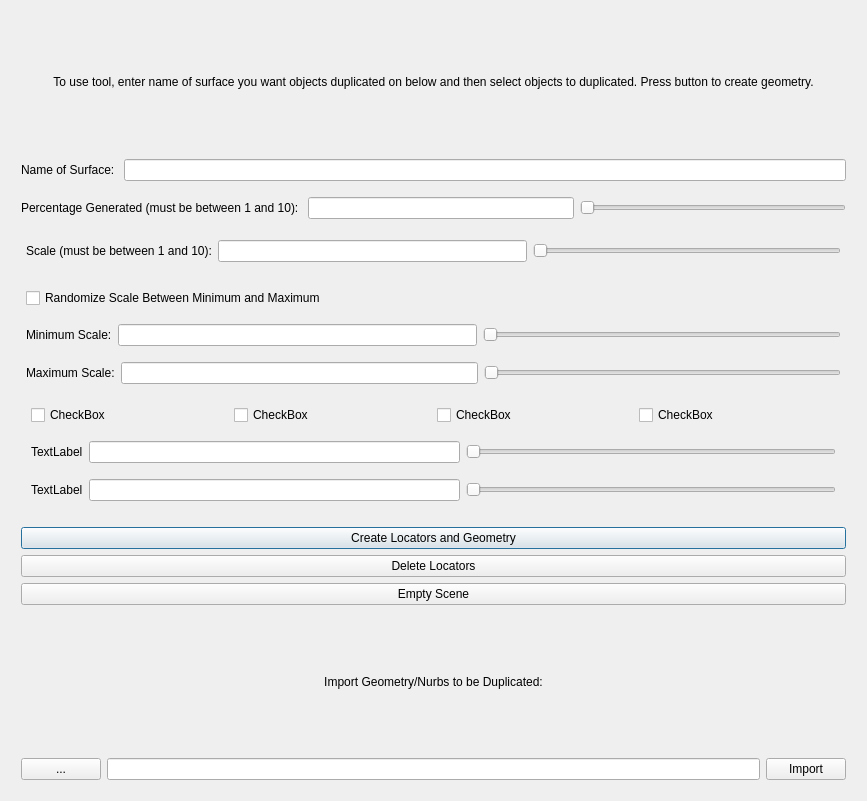
<?xml version="1.0" encoding="UTF-8"?>
<ui version="4.0">
 <class>Dialog</class>
 <widget class="QDialog" name="Dialog">
  <property name="geometry">
   <rect>
    <x>0</x>
    <y>0</y>
    <width>867</width>
    <height>801</height>
   </rect>
  </property>
  <property name="windowTitle">
   <string>Dialog</string>
  </property>
  <layout class="QGridLayout" name="gridLayout">
   <item row="0" column="0">
    <layout class="QVBoxLayout" name="verticalLayout_2">
     <property name="margin">
      <number>5</number>
     </property>
     <item>
      <widget class="QLabel" name="instructionsLabel">
       <property name="text">
        <string>To use tool, enter name of surface you want objects duplicated on below and then select objects to duplicated. Press button to create geometry.</string>
       </property>
       <property name="alignment">
        <set>Qt::AlignCenter</set>
       </property>
       <property name="wordWrap">
        <bool>true</bool>
       </property>
      </widget>
     </item>
     <item>
      <layout class="QHBoxLayout" name="horizontalLayout">
       <property name="margin">
        <number>5</number>
       </property>
       <item>
        <widget class="QLabel" name="nameOfSurfaceLabel">
         <property name="text">
          <string>Name of Surface: </string>
         </property>
        </widget>
       </item>
       <item>
        <widget class="QLineEdit" name="nameOfSurfaceLineEdit"/>
       </item>
      </layout>
     </item>
     <item>
      <layout class="QHBoxLayout" name="horizontalLayout_2">
       <property name="margin">
        <number>5</number>
       </property>
       <item>
        <widget class="QLabel" name="percentageGeneratedLabel">
         <property name="text">
          <string>Percentage Generated (must be between 1 and 10): </string>
         </property>
        </widget>
       </item>
       <item>
        <widget class="QLineEdit" name="percentageGeneratedLineEdit"/>
       </item>
       <item>
        <widget class="QSlider" name="percentageGeneratedHorizontalSlider">
         <property name="orientation">
          <enum>Qt::Horizontal</enum>
         </property>
        </widget>
       </item>
      </layout>
     </item>
     <item>
      <layout class="QHBoxLayout" name="horizontalLayout_4">
       <property name="margin">
        <number>10</number>
       </property>
       <item>
        <widget class="QLabel" name="scaleLabel">
         <property name="text">
          <string>Scale (must be between 1 and 10):</string>
         </property>
        </widget>
       </item>
       <item>
        <widget class="QLineEdit" name="scaleLineEdit"/>
       </item>
       <item>
        <widget class="QSlider" name="scaleHorizontalSlider">
         <property name="orientation">
          <enum>Qt::Horizontal</enum>
         </property>
        </widget>
       </item>
      </layout>
     </item>
     <item>
      <layout class="QVBoxLayout" name="verticalLayout_4">
       <property name="margin">
        <number>5</number>
       </property>
       <item>
        <layout class="QHBoxLayout" name="horizontalLayout_7">
         <property name="margin">
          <number>5</number>
         </property>
         <item>
          <widget class="QCheckBox" name="randomizeScaleCheckBox">
           <property name="text">
            <string>Randomize Scale Between Minimum and Maximum</string>
           </property>
          </widget>
         </item>
        </layout>
       </item>
       <item>
        <layout class="QHBoxLayout" name="horizontalLayout_3">
         <property name="margin">
          <number>5</number>
         </property>
         <item>
          <widget class="QLabel" name="minRandomizedScaleValueLabel">
           <property name="text">
            <string>Minimum Scale:</string>
           </property>
          </widget>
         </item>
         <item>
          <widget class="QLineEdit" name="minRandomizedScaleLineEdit"/>
         </item>
         <item>
          <widget class="QSlider" name="minRandomizedScaleValueHorizontalSlider">
           <property name="orientation">
            <enum>Qt::Horizontal</enum>
           </property>
          </widget>
         </item>
        </layout>
       </item>
       <item>
        <layout class="QHBoxLayout" name="horizontalLayout_6">
         <property name="margin">
          <number>5</number>
         </property>
         <item>
          <widget class="QLabel" name="maxRandomizedScaleValueLabel">
           <property name="text">
            <string>Maximum Scale:</string>
           </property>
          </widget>
         </item>
         <item>
          <widget class="QLineEdit" name="maxRandomizedScaleLineEdit"/>
         </item>
         <item>
          <widget class="QSlider" name="maxRandomizedScaleValueHorizontalSlider">
           <property name="orientation">
            <enum>Qt::Horizontal</enum>
           </property>
          </widget>
         </item>
        </layout>
       </item>
       <item>
        <layout class="QVBoxLayout" name="verticalLayout_5">
         <property name="margin">
          <number>5</number>
         </property>
         <item>
          <layout class="QHBoxLayout" name="horizontalLayout_8">
           <property name="margin">
            <number>5</number>
           </property>
           <item>
            <widget class="QCheckBox" name="checkBox_4">
             <property name="text">
              <string>CheckBox</string>
             </property>
             <property name="checked">
              <bool>false</bool>
             </property>
            </widget>
           </item>
           <item>
            <widget class="QCheckBox" name="checkBox_3">
             <property name="text">
              <string>CheckBox</string>
             </property>
            </widget>
           </item>
           <item>
            <widget class="QCheckBox" name="checkBox_2">
             <property name="text">
              <string>CheckBox</string>
             </property>
            </widget>
           </item>
           <item>
            <widget class="QCheckBox" name="checkBox">
             <property name="text">
              <string>CheckBox</string>
             </property>
            </widget>
           </item>
          </layout>
         </item>
         <item>
          <layout class="QHBoxLayout" name="horizontalLayout_5">
           <property name="margin">
            <number>5</number>
           </property>
           <item>
            <widget class="QLabel" name="label">
             <property name="text">
              <string>TextLabel</string>
             </property>
            </widget>
           </item>
           <item>
            <widget class="QLineEdit" name="lineEdit"/>
           </item>
           <item>
            <widget class="QSlider" name="horizontalSlider">
             <property name="orientation">
              <enum>Qt::Horizontal</enum>
             </property>
            </widget>
           </item>
          </layout>
         </item>
         <item>
          <layout class="QHBoxLayout" name="horizontalLayout_9">
           <property name="margin">
            <number>5</number>
           </property>
           <item>
            <widget class="QLabel" name="label_2">
             <property name="text">
              <string>TextLabel</string>
             </property>
            </widget>
           </item>
           <item>
            <widget class="QLineEdit" name="lineEdit_2"/>
           </item>
           <item>
            <widget class="QSlider" name="horizontalSlider_2">
             <property name="orientation">
              <enum>Qt::Horizontal</enum>
             </property>
            </widget>
           </item>
          </layout>
         </item>
        </layout>
       </item>
      </layout>
     </item>
     <item>
      <layout class="QVBoxLayout" name="verticalLayout">
       <property name="margin">
        <number>5</number>
       </property>
       <item>
        <widget class="QPushButton" name="createGeometryPushButton">
         <property name="text">
          <string>Create Locators and Geometry</string>
         </property>
        </widget>
       </item>
       <item>
        <widget class="QPushButton" name="deleteLocatorsPushButton">
         <property name="text">
          <string>Delete Locators</string>
         </property>
        </widget>
       </item>
       <item>
        <widget class="QPushButton" name="emptyScenePushButton">
         <property name="text">
          <string>Empty Scene</string>
         </property>
        </widget>
       </item>
      </layout>
     </item>
     <item>
      <layout class="QVBoxLayout" name="verticalLayout_3">
       <property name="margin">
        <number>0</number>
       </property>
       <item>
        <widget class="QLabel" name="importLabel">
         <property name="layoutDirection">
          <enum>Qt::LeftToRight</enum>
         </property>
         <property name="text">
          <string>Import Geometry/Nurbs to be Duplicated:</string>
         </property>
         <property name="alignment">
          <set>Qt::AlignCenter</set>
         </property>
        </widget>
       </item>
      </layout>
     </item>
     <item>
      <layout class="QHBoxLayout" name="horizontalLayout_10">
       <property name="margin">
        <number>5</number>
       </property>
       <item>
        <widget class="QPushButton" name="browsePushButton">
         <property name="text">
          <string>...</string>
         </property>
        </widget>
       </item>
       <item>
        <widget class="QLineEdit" name="lineEdit_3"/>
       </item>
       <item>
        <widget class="QPushButton" name="importPushButton">
         <property name="text">
          <string>Import</string>
         </property>
        </widget>
       </item>
      </layout>
     </item>
    </layout>
   </item>
  </layout>
 </widget>
 <resources/>
 <connections/>
</ui>
